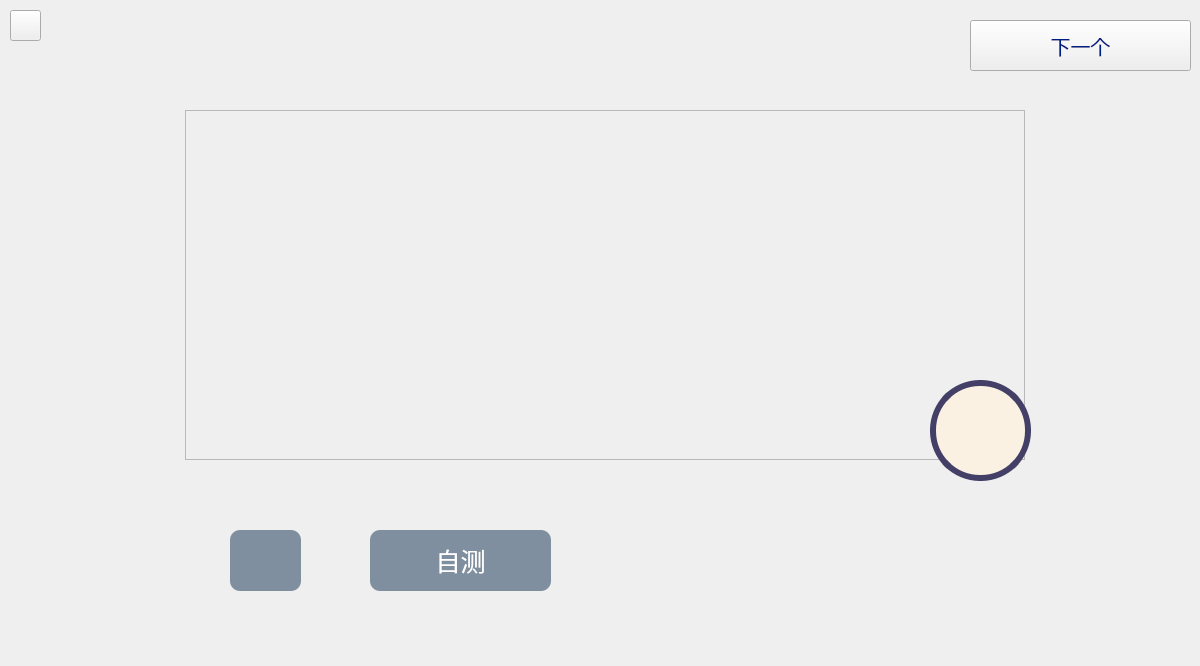
<?xml version="1.0" encoding="UTF-8"?>
<ui version="4.0">
 <class>ListenSub</class>
 <widget class="QWidget" name="ListenSub">
  <property name="geometry">
   <rect>
    <x>0</x>
    <y>0</y>
    <width>1200</width>
    <height>666</height>
   </rect>
  </property>
  <property name="minimumSize">
   <size>
    <width>1200</width>
    <height>666</height>
   </size>
  </property>
  <property name="maximumSize">
   <size>
    <width>1200</width>
    <height>666</height>
   </size>
  </property>
  <property name="windowTitle">
   <string>视唱练耳小助手</string>
  </property>
  <widget class="QPushButton" name="BackListen">
   <property name="geometry">
    <rect>
     <x>10</x>
     <y>10</y>
     <width>31</width>
     <height>31</height>
    </rect>
   </property>
   <property name="text">
    <string/>
   </property>
  </widget>
  <widget class="QPushButton" name="download">
   <property name="geometry">
    <rect>
     <x>230</x>
     <y>530</y>
     <width>71</width>
     <height>61</height>
    </rect>
   </property>
   <property name="styleSheet">
    <string notr="true">QPushButton {
    background-color: #808F9F;
    border: none;
    border-radius: 10px;
    icon: url(:/MyPicture/dl.png);
    icon-size: 35px 35px;
}
QPushButton:hover {
    background-color: #6B7A8A;
}
QPushButton:pressed {
    background-color: #5A6877;
}</string>
   </property>
   <property name="text">
    <string/>
   </property>
  </widget>
  <widget class="QPushButton" name="play">
   <property name="geometry">
    <rect>
     <x>930</x>
     <y>380</y>
     <width>101</width>
     <height>101</height>
    </rect>
   </property>
   <property name="styleSheet">
    <string notr="true">QPushButton {
    background-color: #FBF1E3;
    border: 6px solid #433F67;
    border-radius: 50px;
    color: white;
    padding-left: 10px;
    padding-top: 4px;
    icon: url(:/MyPicture/p.png);
}
QPushButton:hover {
    background-color: #F5E7D3;
}
QPushButton:pressed {
    background-color: #EFDDC3;
}
QPushButton:checked {
    icon: url(:/MyPicture/stp.png);
    padding-left: 0px;
    padding-top: 4px;
    icon-size: 20px 20px;
}
</string>
   </property>
   <property name="text">
    <string/>
   </property>
   <property name="iconSize">
    <size>
     <width>50</width>
     <height>50</height>
    </size>
   </property>
   <property name="checkable">
    <bool>true</bool>
   </property>
  </widget>
  <widget class="QPushButton" name="refresh">
   <property name="geometry">
    <rect>
     <x>970</x>
     <y>20</y>
     <width>221</width>
     <height>51</height>
    </rect>
   </property>
   <property name="font">
    <font>
     <family>方正小标宋简体</family>
     <pointsize>15</pointsize>
    </font>
   </property>
   <property name="styleSheet">
    <string notr="true">color: rgb(0, 30, 129);
</string>
   </property>
   <property name="text">
    <string>下一个</string>
   </property>
  </widget>
  <widget class="QPushButton" name="test">
   <property name="geometry">
    <rect>
     <x>370</x>
     <y>530</y>
     <width>181</width>
     <height>61</height>
    </rect>
   </property>
   <property name="font">
    <font>
     <family>方正小标宋简体</family>
     <pointsize>19</pointsize>
    </font>
   </property>
   <property name="styleSheet">
    <string notr="true">QPushButton {
    background-color: #808F9F;
    border: none;
    border-radius: 10px;
    icon: url(:/MyPicture/tst.png);
    icon-size: 45px 45px;
    text-align: center;
    padding-left: 0px;
    color: white;
}
QPushButton:hover {
    background-color: #6B7A8A;
}
QPushButton:pressed {
    background-color: #5A6877;
}</string>
   </property>
   <property name="text">
    <string>自测</string>
   </property>
  </widget>
  <widget class="QScrollArea" name="scrollArea">
   <property name="geometry">
    <rect>
     <x>185</x>
     <y>110</y>
     <width>840</width>
     <height>350</height>
    </rect>
   </property>
   <property name="sizePolicy">
    <sizepolicy hsizetype="Expanding" vsizetype="Expanding">
     <horstretch>0</horstretch>
     <verstretch>0</verstretch>
    </sizepolicy>
   </property>
   <property name="minimumSize">
    <size>
     <width>0</width>
     <height>0</height>
    </size>
   </property>
   <property name="styleSheet">
    <string notr="true">QScrollArea {
    border: none;
    background-color: transparent;
    outline: none;
}
QScrollArea &gt; QWidget &gt; QWidget {
    background-color: transparent;
    border: none;
    outline: none;
}
QScrollBar:vertical {
    border: none;
    background: transparent;
    width: 10px;
    margin: 0px;
}
QScrollBar::handle:vertical {
    background: #433F67;
    min-height: 20px;
    border-radius: 5px;
}
QScrollBar::add-line:vertical, QScrollBar::sub-line:vertical {
    height: 0px;
}
QScrollBar::add-page:vertical, QScrollBar::sub-page:vertical {
    background: none;
}
QScrollArea &gt; QWidget {
    border: none;
    outline: none;
}</string>
   </property>
   <property name="widgetResizable">
    <bool>true</bool>
   </property>
   <widget class="QWidget" name="scrollAreaWidgetContents">
    <property name="geometry">
     <rect>
      <x>0</x>
      <y>0</y>
      <width>840</width>
      <height>350</height>
     </rect>
    </property>
    <layout class="QVBoxLayout" name="verticalLayout">
     <item>
      <widget class="QLabel" name="yuepuLabel">
       <property name="maximumSize">
        <size>
         <width>16777215</width>
         <height>16777215</height>
        </size>
       </property>
       <property name="font">
        <font>
         <family>新宋体</family>
         <pointsize>18</pointsize>
         <bold>false</bold>
         <hintingpreference>PreferNoHinting</hintingpreference>
        </font>
       </property>
       <property name="frameShape">
        <enum>QFrame::Shape::NoFrame</enum>
       </property>
       <property name="text">
        <string/>
       </property>
       <property name="alignment">
        <set>Qt::AlignmentFlag::AlignCenter</set>
       </property>
      </widget>
     </item>
    </layout>
   </widget>
  </widget>
  <zorder>BackListen</zorder>
  <zorder>download</zorder>
  <zorder>refresh</zorder>
  <zorder>test</zorder>
  <zorder>scrollArea</zorder>
  <zorder>play</zorder>
 </widget>
 <resources/>
 <connections/>
</ui>
